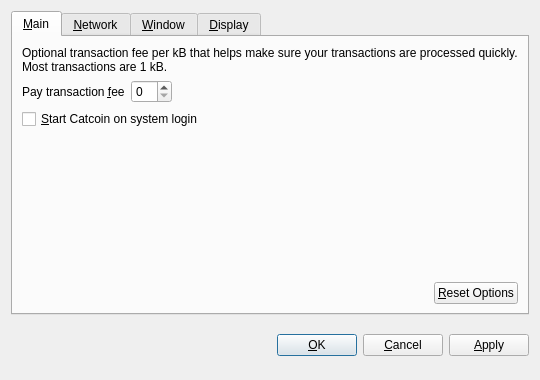
<?xml version="1.0" encoding="UTF-8"?>
<ui version="4.0">
 <class>OptionsDialog</class>
 <widget class="QDialog" name="OptionsDialog">
  <property name="geometry">
   <rect>
    <x>0</x>
    <y>0</y>
    <width>540</width>
    <height>380</height>
   </rect>
  </property>
  <property name="windowTitle">
   <string>Options</string>
  </property>
  <property name="modal">
   <bool>true</bool>
  </property>
  <layout class="QVBoxLayout" name="verticalLayout">
   <item>
    <widget class="QTabWidget" name="tabWidget">
     <property name="tabPosition">
      <enum>QTabWidget::North</enum>
     </property>
     <property name="currentIndex">
      <number>0</number>
     </property>
     <widget class="QWidget" name="tabMain">
      <attribute name="title">
       <string>&amp;Main</string>
      </attribute>
      <layout class="QVBoxLayout" name="verticalLayout_Main">
       <item>
        <widget class="QLabel" name="transactionFeeInfoLabel">
         <property name="text">
          <string>Optional transaction fee per kB that helps make sure your transactions are processed quickly. Most transactions are 1 kB.</string>
         </property>
         <property name="textFormat">
          <enum>Qt::PlainText</enum>
         </property>
         <property name="wordWrap">
          <bool>true</bool>
         </property>
        </widget>
       </item>
       <item>
        <layout class="QHBoxLayout" name="horizontalLayout_1_Main">
         <item>
          <widget class="QLabel" name="transactionFeeLabel">
           <property name="text">
            <string>Pay transaction &amp;fee</string>
           </property>
           <property name="textFormat">
            <enum>Qt::PlainText</enum>
           </property>
           <property name="buddy">
            <cstring>transactionFee</cstring>
           </property>
          </widget>
         </item>
         <item>
          <widget class="BitcoinAmountField" name="transactionFee"/>
         </item>
         <item>
          <spacer name="horizontalSpacer_1_Main">
           <property name="orientation">
            <enum>Qt::Horizontal</enum>
           </property>
           <property name="sizeHint" stdset="0">
            <size>
             <width>40</width>
             <height>20</height>
            </size>
           </property>
          </spacer>
         </item>
        </layout>
       </item>
       <item>
        <widget class="QCheckBox" name="bitcoinAtStartup">
         <property name="toolTip">
          <string>Automatically start Catcoin after logging in to the system.</string>
         </property>
         <property name="text">
          <string>&amp;Start Catcoin on system login</string>
         </property>
        </widget>
       </item>
       <item>
        <spacer name="verticalSpacer_Main">
         <property name="orientation">
          <enum>Qt::Vertical</enum>
         </property>
         <property name="sizeHint" stdset="0">
          <size>
           <width>20</width>
           <height>40</height>
          </size>
         </property>
        </spacer>
       </item>
       <item>
        <layout class="QHBoxLayout" name="horizontalLayout_2_Main">
         <item>
          <spacer name="horizontalSpacer_2_Main">
           <property name="orientation">
            <enum>Qt::Horizontal</enum>
           </property>
           <property name="sizeHint" stdset="0">
            <size>
             <width>40</width>
             <height>20</height>
            </size>
           </property>
          </spacer>
         </item>
         <item>
          <widget class="QPushButton" name="resetButton">
           <property name="toolTip">
            <string>Reset all client options to default.</string>
           </property>
           <property name="text">
            <string>&amp;Reset Options</string>
           </property>
           <property name="autoDefault">
            <bool>false</bool>
           </property>
          </widget>
         </item>
        </layout>
       </item>
      </layout>
     </widget>
     <widget class="QWidget" name="tabNetwork">
      <attribute name="title">
       <string>&amp;Network</string>
      </attribute>
      <layout class="QVBoxLayout" name="verticalLayout_Network">
       <item>
        <widget class="QCheckBox" name="mapPortUpnp">
         <property name="toolTip">
          <string>Automatically open the Catcoin client port on the router. This only works when your router supports UPnP and it is enabled.</string>
         </property>
         <property name="text">
          <string>Map port using &amp;UPnP</string>
         </property>
        </widget>
       </item>
       <item>
        <widget class="QCheckBox" name="connectSocks">
         <property name="toolTip">
          <string>Connect to the Catcoin network through a SOCKS proxy (e.g. when connecting through Tor).</string>
         </property>
         <property name="text">
          <string>&amp;Connect through SOCKS proxy:</string>
         </property>
        </widget>
       </item>
       <item>
        <layout class="QHBoxLayout" name="horizontalLayout_Network">
         <item>
          <widget class="QLabel" name="proxyIpLabel">
           <property name="text">
            <string>Proxy &amp;IP:</string>
           </property>
           <property name="textFormat">
            <enum>Qt::PlainText</enum>
           </property>
           <property name="buddy">
            <cstring>proxyIp</cstring>
           </property>
          </widget>
         </item>
         <item>
          <widget class="QValidatedLineEdit" name="proxyIp">
           <property name="maximumSize">
            <size>
             <width>140</width>
             <height>16777215</height>
            </size>
           </property>
           <property name="toolTip">
            <string>IP address of the proxy (e.g. 127.0.0.1)</string>
           </property>
          </widget>
         </item>
         <item>
          <widget class="QLabel" name="proxyPortLabel">
           <property name="text">
            <string>&amp;Port:</string>
           </property>
           <property name="textFormat">
            <enum>Qt::PlainText</enum>
           </property>
           <property name="buddy">
            <cstring>proxyPort</cstring>
           </property>
          </widget>
         </item>
         <item>
          <widget class="QLineEdit" name="proxyPort">
           <property name="maximumSize">
            <size>
             <width>55</width>
             <height>16777215</height>
            </size>
           </property>
           <property name="toolTip">
            <string>Port of the proxy (e.g. 9050)</string>
           </property>
          </widget>
         </item>
         <item>
          <widget class="QLabel" name="socksVersionLabel">
           <property name="text">
            <string>SOCKS &amp;Version:</string>
           </property>
           <property name="textFormat">
            <enum>Qt::PlainText</enum>
           </property>
           <property name="buddy">
            <cstring>socksVersion</cstring>
           </property>
          </widget>
         </item>
         <item>
          <widget class="QValueComboBox" name="socksVersion">
           <property name="toolTip">
            <string>SOCKS version of the proxy (e.g. 5)</string>
           </property>
          </widget>
         </item>
         <item>
          <spacer name="horizontalSpacer_Network">
           <property name="orientation">
            <enum>Qt::Horizontal</enum>
           </property>
           <property name="sizeHint" stdset="0">
            <size>
             <width>40</width>
             <height>20</height>
            </size>
           </property>
          </spacer>
         </item>
        </layout>
       </item>
       <item>
        <spacer name="verticalSpacer_Network">
         <property name="orientation">
          <enum>Qt::Vertical</enum>
         </property>
         <property name="sizeHint" stdset="0">
          <size>
           <width>20</width>
           <height>40</height>
          </size>
         </property>
        </spacer>
       </item>
      </layout>
     </widget>
     <widget class="QWidget" name="tabWindow">
      <attribute name="title">
       <string>&amp;Window</string>
      </attribute>
      <layout class="QVBoxLayout" name="verticalLayout_Window">
       <item>
        <widget class="QCheckBox" name="minimizeToTray">
         <property name="toolTip">
          <string>Show only a tray icon after minimizing the window.</string>
         </property>
         <property name="text">
          <string>&amp;Minimize to the tray instead of the taskbar</string>
         </property>
        </widget>
       </item>
       <item>
        <widget class="QCheckBox" name="minimizeOnClose">
         <property name="toolTip">
          <string>Minimize instead of exit the application when the window is closed. When this option is enabled, the application will be closed only after selecting Quit in the menu.</string>
         </property>
         <property name="text">
          <string>M&amp;inimize on close</string>
         </property>
        </widget>
       </item>
       <item>
        <spacer name="verticalSpacer_Window">
         <property name="orientation">
          <enum>Qt::Vertical</enum>
         </property>
         <property name="sizeHint" stdset="0">
          <size>
           <width>20</width>
           <height>40</height>
          </size>
         </property>
        </spacer>
       </item>
      </layout>
     </widget>
     <widget class="QWidget" name="tabDisplay">
      <attribute name="title">
       <string>&amp;Display</string>
      </attribute>
      <layout class="QVBoxLayout" name="verticalLayout_Display">
       <item>
        <layout class="QHBoxLayout" name="horizontalLayout_1_Display">
         <item>
          <widget class="QLabel" name="langLabel">
           <property name="text">
            <string>User Interface &amp;language:</string>
           </property>
           <property name="textFormat">
            <enum>Qt::PlainText</enum>
           </property>
           <property name="buddy">
            <cstring>lang</cstring>
           </property>
          </widget>
         </item>
         <item>
          <widget class="QValueComboBox" name="lang">
           <property name="toolTip">
            <string>The user interface language can be set here. This setting will take effect after restarting Catcoin.</string>
           </property>
          </widget>
         </item>
        </layout>
       </item>
       <item>
        <layout class="QHBoxLayout" name="horizontalLayout_2_Display">
         <item>
          <widget class="QLabel" name="unitLabel">
           <property name="text">
            <string>&amp;Unit to show amounts in:</string>
           </property>
           <property name="textFormat">
            <enum>Qt::PlainText</enum>
           </property>
           <property name="buddy">
            <cstring>unit</cstring>
           </property>
          </widget>
         </item>
         <item>
          <widget class="QValueComboBox" name="unit">
           <property name="toolTip">
            <string>Choose the default subdivision unit to show in the interface and when sending coins.</string>
           </property>
          </widget>
         </item>
        </layout>
       </item>
       <item>
        <widget class="QCheckBox" name="displayAddresses">
         <property name="toolTip">
          <string>Whether to show Catcoin addresses in the transaction list or not.</string>
         </property>
         <property name="text">
          <string>&amp;Display addresses in transaction list</string>
         </property>
        </widget>
       </item>
       <item>
        <widget class="QCheckBox" name="coinControlFeatures">
         <property name="toolTip">
          <string>Whether to show coin control features or not.</string>
         </property>
         <property name="text">
          <string>Display coin &amp;control features (experts only!)</string>
         </property>
        </widget>
       </item>
       <item>
        <spacer name="verticalSpacer_Display">
         <property name="orientation">
          <enum>Qt::Vertical</enum>
         </property>
         <property name="sizeHint" stdset="0">
          <size>
           <width>20</width>
           <height>40</height>
          </size>
         </property>
        </spacer>
       </item>
      </layout>
     </widget>
    </widget>
   </item>
   <item>
    <layout class="QHBoxLayout" name="horizontalLayout_Buttons">
     <item>
      <spacer name="horizontalSpacer_1">
       <property name="orientation">
        <enum>Qt::Horizontal</enum>
       </property>
       <property name="sizeHint" stdset="0">
        <size>
         <width>40</width>
         <height>48</height>
        </size>
       </property>
      </spacer>
     </item>
     <item>
      <widget class="QLabel" name="statusLabel">
       <property name="font">
        <font>
         <weight>75</weight>
         <bold>true</bold>
        </font>
       </property>
       <property name="text">
        <string/>
       </property>
       <property name="textFormat">
        <enum>Qt::PlainText</enum>
       </property>
       <property name="wordWrap">
        <bool>true</bool>
       </property>
      </widget>
     </item>
     <item>
      <spacer name="horizontalSpacer_2">
       <property name="orientation">
        <enum>Qt::Horizontal</enum>
       </property>
       <property name="sizeHint" stdset="0">
        <size>
         <width>40</width>
         <height>48</height>
        </size>
       </property>
      </spacer>
     </item>
     <item>
      <widget class="QPushButton" name="okButton">
       <property name="text">
        <string>&amp;OK</string>
       </property>
      </widget>
     </item>
     <item>
      <widget class="QPushButton" name="cancelButton">
       <property name="text">
        <string>&amp;Cancel</string>
       </property>
       <property name="autoDefault">
        <bool>false</bool>
       </property>
      </widget>
     </item>
     <item>
      <widget class="QPushButton" name="applyButton">
       <property name="text">
        <string>&amp;Apply</string>
       </property>
       <property name="autoDefault">
        <bool>false</bool>
       </property>
      </widget>
     </item>
    </layout>
   </item>
  </layout>
 </widget>
 <customwidgets>
  <customwidget>
   <class>BitcoinAmountField</class>
   <extends>QSpinBox</extends>
   <header>bitcoinamountfield.h</header>
  </customwidget>
  <customwidget>
   <class>QValueComboBox</class>
   <extends>QComboBox</extends>
   <header>qvaluecombobox.h</header>
  </customwidget>
  <customwidget>
   <class>QValidatedLineEdit</class>
   <extends>QLineEdit</extends>
   <header>qvalidatedlineedit.h</header>
  </customwidget>
 </customwidgets>
 <resources/>
 <connections/>
</ui>
